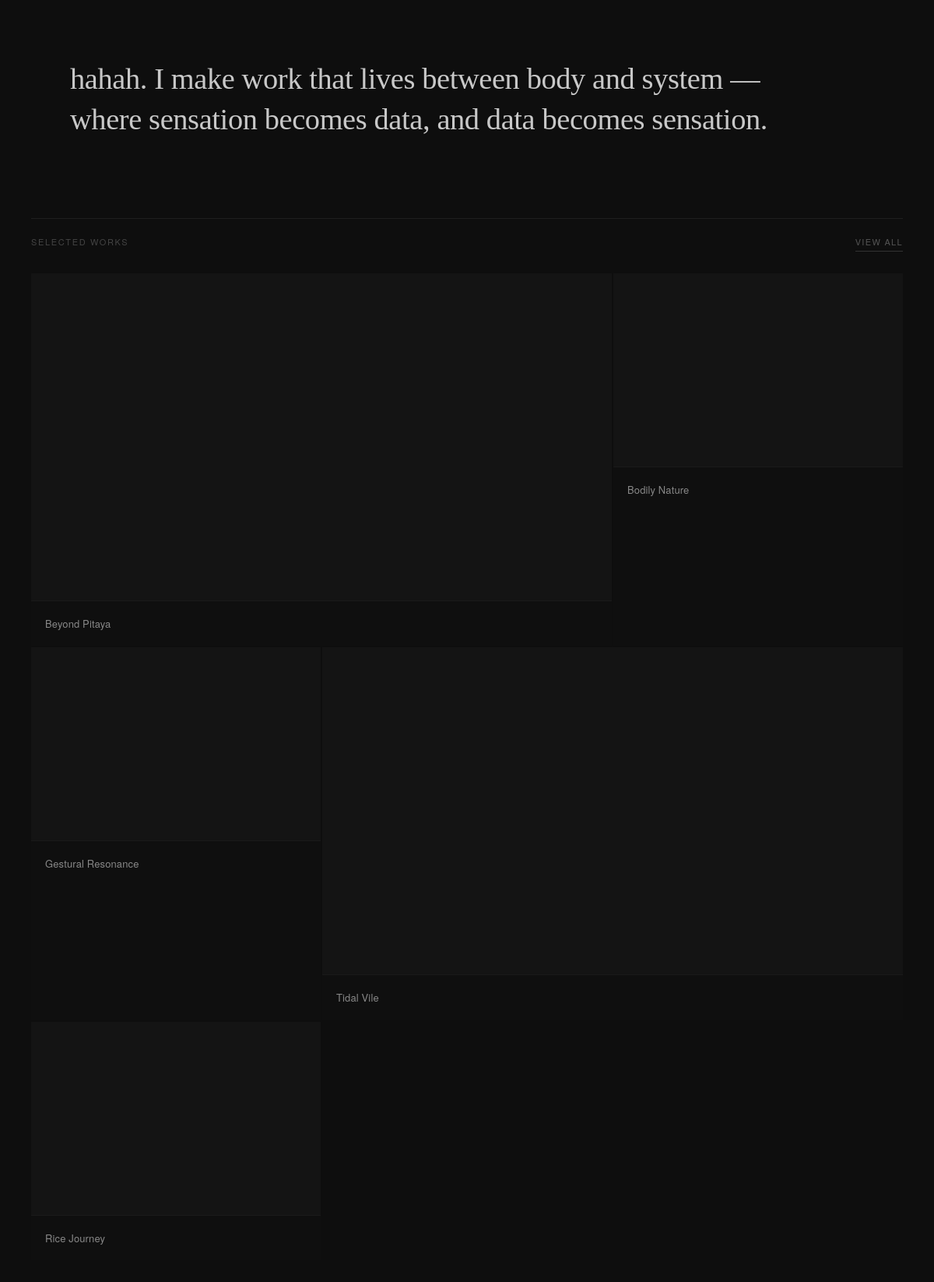
Before: / (lower part) with the older database file.
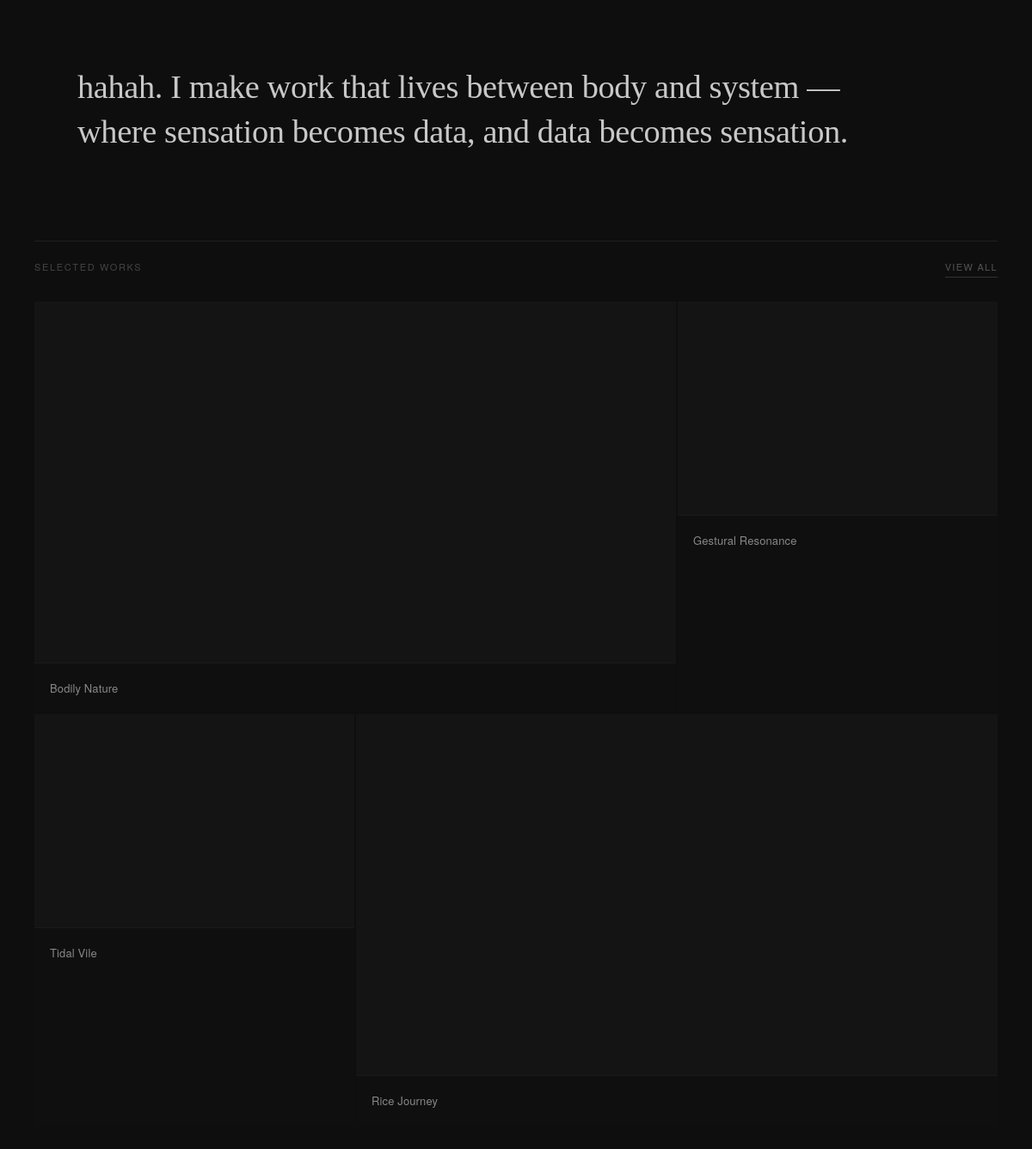
After: the same page with the newer database file.
### tables this page shows
CREATE TABLE projects (
    id INTEGER PRIMARY KEY AUTOINCREMENT,
    title TEXT,
    slug TEXT,
    immersion TEXT,
    context TEXT,
    system_text TEXT,
    interaction_text TEXT,
    material TEXT,
    reflection TEXT
, year TEXT, category TEXT, cover_image TEXT, video_url TEXT, is_published INTEGER DEFAULT 1, created_at TEXT, updated_at TEXT, edit_count INTEGER DEFAULT 0, sort_order INTEGER DEFAULT 0, skillset TEXT, exhibition TEXT, location TEXT, sections TEXT, subtitle TEXT);

### public/index.php (called while the page is built)
<?php
require __DIR__ . '/router.php';

### public/home.php (the view, shortened to what this page needs)
<?php
require_once __DIR__ . '/../src/functions.php';
$all = get_all_projects();
$selected_slugs = ['beyond-pitaya', 'bodily-nature', 'tidal-vile', 'rice-journey', 'gestural-resonance'];
$selected = array_filter($all, fn($p) => in_array($p['slug'], $selected_slugs));
?>
<section class="home-ideology">
  <p class="home-ideology-text">
    hahah. I make work that lives between body and system —<br>
    where sensation becomes data, and data becomes sensation.
  </p>
</section>
<section class="home-selected">
  <div class="home-selected-header">
    <span class="home-selected-label">Selected Works</span>
    <a href="/work" class="view-all">View all</a>
  </div>
  <div class="home-works-grid">
    <?php $i = 0; foreach ($selected as $p):
        $large = $i === 0 || $i === 3;
    ?>
    <a href="/p/<?= htmlspecialchars($p['slug']) ?>"
       class="home-work-card<?= $large ? ' home-work-card--large' : '' ?>">
      <div class="home-work-image">
      </div>
      <div class="home-work-meta">
        <span class="home-work-title"><?= htmlspecialchars($p['title']) ?></span>
      </div>
    </a>
    <?php $i++; endforeach; ?>
  </div>
</section>

Changed rows visible on the page:
removed projects: title "Beyond Pitaya"
